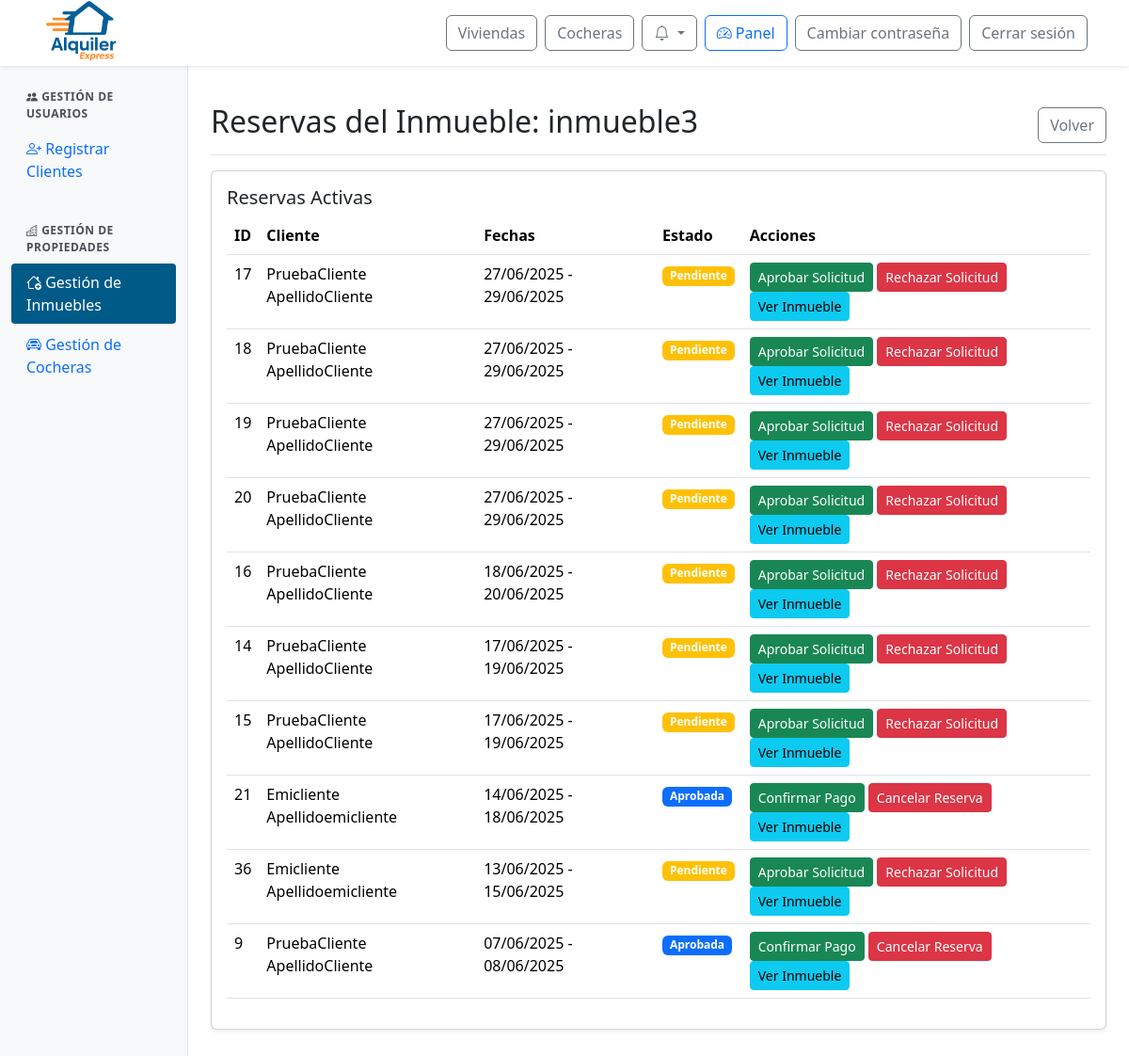
Before: /panel/inmuebles/reservas/3/ (signed in) with the older database file.
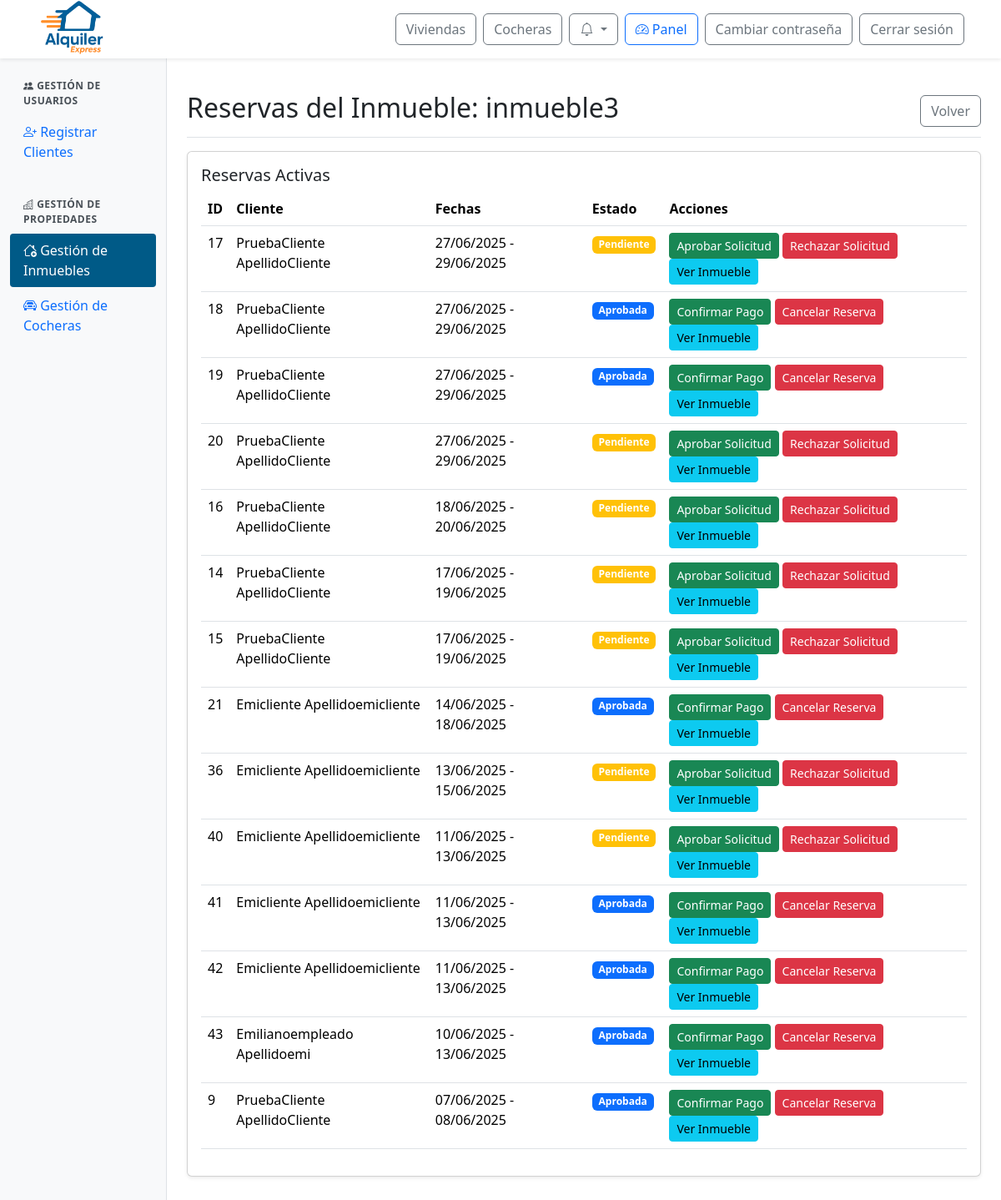
After: the same page with the newer database file.
### web/models.py (models this page shows, shortened)
class Inmueble(models.Model):
    id_inmueble = models.AutoField(primary_key=True)
    nombre = models.CharField(max_length=100)
    ubicacion = models.TextField()
    provincia = models.ForeignKey(Provincia, on_delete=models.SET_NULL, null=True)
    ciudad = models.ForeignKey(Ciudad, on_delete=models.SET_NULL, null=True)
    descripcion = models.TextField()
    cantidad_banios = models.IntegerField()
    cantidad_ambientes = models.IntegerField()
    cantidad_camas = models.IntegerField()
    cantidad_huespedes = models.IntegerField()
    precio_por_dia = models.DecimalField(max_digits=10, decimal_places=2)
    politica_cancelacion = models.TextField()
    fecha_publicacion = models.DateField()
    cochera = models.ForeignKey(Cochera, null=True, blank=True, on_delete=models.SET_NULL)
    estado = models.ForeignKey(Estado, on_delete=models.SET_NULL, null=True)
    empleado = models.ForeignKey(Perfil, null=True, blank=True, on_delete=models.SET_NULL)
    minimo_dias_alquiler = models.PositiveIntegerField(default=1, verbose_name="Mínimo de días de alquiler")

class Reserva(models.Model):
    id_reserva = models.AutoField(primary_key=True)
    fecha_inicio = models.DateField()
    fecha_fin = models.DateField()
    precio_total = models.DecimalField(max_digits=10, decimal_places=2)
    estado = models.ForeignKey(Estado, on_delete=models.SET_NULL, null=True)  # Aquí está el estado FK
    inmueble = models.ForeignKey(Inmueble, null=True, blank=True, on_delete=models.SET_NULL)
    cochera = models.ForeignKey(Cochera, null=True, blank=True, on_delete=models.SET_NULL)
    descripcion = models.TextField()

class ClienteInmueble(models.Model):
    id_cliente_inmueble = models.AutoField(primary_key=True)
    cliente = models.ForeignKey(Perfil, on_delete=models.CASCADE)  # FK a Perfil, no Usuario
    inmueble = models.ForeignKey(Inmueble, null=True, blank=True, on_delete=models.SET_NULL)
    cochera = models.ForeignKey(Cochera, null=True, blank=True, on_delete=models.SET_NULL)
    reserva = models.ForeignKey(Reserva, on_delete=models.CASCADE)

class Perfil(models.Model):
    id_perfil = models.AutoField(primary_key=True)
    usuario = models.OneToOneField(User, on_delete=models.CASCADE)
    dni = models.CharField(max_length=20)

class Estado(models.Model):
    id_estado = models.AutoField(primary_key=True)
    nombre = models.CharField(max_length=100)

### web/views.py (the view)
# urls.py: path('panel/inmuebles/reservas/<int:id_inmueble>/', views.admin_inmuebles_reservas, name='admin_inmuebles_reservas'),
@login_required
@user_passes_test(is_admin_or_empleado)
def admin_inmuebles_reservas(request, id_inmueble):
    inmueble = get_object_or_404(Inmueble, id_inmueble=id_inmueble)
    reservas = Reserva.objects.filter(inmueble=inmueble).order_by('-fecha_inicio')
    return render(request, 'admin/admin_inmuebles_reservas.html', {'inmueble': inmueble, 'reservas': reservas})

### web/context_processors.py (called while the page is built)
def notifications(request):
    if request.user.is_authenticated:
        try:
            return {
                'notificaciones': request.user.perfil.notificacion_set.order_by('-fecha_creacion')[:10],
                'notificaciones_no_leidas': request.user.perfil.notificacion_set.filter(leido=False).count()
            }
        except Exception:
            return {}
    return {}

### web/templatetags/user_groups.py (called while the page is built)
@register.filter(name='has_group')
def has_group(user, group_name):
    if not user.is_authenticated:
        return False
    return user.groups.filter(name=group_name).exists()

### web/views.py (called while the page is built)
def is_admin_or_empleado(user):
    return user.is_authenticated and (user.is_staff or user.groups.filter(name="empleado").exists())

### web/templates/admin/admin_inmuebles_reservas.html (shortened to what this page needs)
{% extends 'admin/admin_base.html' %}
{% load static %}
{% block admin_content %}
<div class="d-flex justify-content-between flex-wrap flex-md-nowrap align-items-center pt-3 pb-2 mb-3 border-bottom">
  <h1 class="h2">Reservas del Inmueble: {{ inmueble.nombre }}</h1>
  <a href="{% url 'admin_inmuebles' %}" class="btn btn-outline-secondary">Volver</a>
</div>
<div class="card shadow-sm mb-4">
  <div class="card-body">
    <h5 class="card-title">Reservas Activas</h5>
    <div class="table-responsive">
      <table class="table table-hover">
        <thead>
          <tr>
            <th>ID</th>
            <th>Cliente</th>
            <th>Fechas</th>
            <th>Estado</th>
            <th>Acciones</th>
          </tr>
        </thead>
        <tbody>
          {% for reserva in reservas %}
          <tr>
            <td>{{ reserva.id_reserva }}</td>
            <td>
              {% with relacion=reserva.clienteinmueble_set.first %}
                {% if relacion and relacion.cliente %}
                  {{ relacion.cliente.usuario.get_full_name|default:relacion.cliente.usuario.username }}
                {% else %}
                  Cliente no disponible
                {% endif %}
              {% endwith %}
            </td>
            <td>{{ reserva.fecha_inicio|date:"d/m/Y" }} - {{ reserva.fecha_fin|date:"d/m/Y" }}</td>
            <td>
              <span class="badge
                {% if reserva.estado.nombre == 'Confirmada' %}bg-success
                {% elif reserva.estado.nombre == 'Cancelada' %}bg-danger
                {% elif reserva.estado.nombre == 'Rechazada' %}bg-secondary
                {% elif reserva.estado.nombre == 'Pagada' %}bg-info
                {% elif reserva.estado.nombre == 'Aprobada' %}bg-primary
                {% elif reserva.estado.nombre == 'Pendiente' %}bg-warning
                {% elif reserva.estado.nombre == 'Finalizada' %}bg-dark
                {% else %}bg-warning{% endif %}">
                {{ reserva.estado.nombre }}
              </span>
            </td>
            <td>
              {% if reserva.estado.nombre == 'Pendiente' %}
                <button class="btn btn-sm btn-success" onclick="cambiarEstado('{{ reserva.id_reserva }}', 'Aprobada')">Aprobar Solicitud</button>
                <button class="btn btn-sm btn-danger" onclick="cambiarEstado('{{ reserva.id_reserva }}', 'Rechazada')">Rechazar Solicitud</button>
              {% elif reserva.estado.nombre == 'Aprobada' %}
                <button class="btn btn-sm btn-success" onclick="cambiarEstado('{{ reserva.id_reserva }}', 'Pagada')">Confirmar Pago</button>
                <button class="btn btn-sm btn-danger" onclick="cambiarEstado('{{ reserva.id_reserva }}', 'Cancelada')">Cancelar Reserva</button>
              {% elif reserva.estado.nombre == 'Pagada' %}
                <button class="btn btn-sm btn-success" onclick="cambiarEstado('{{ reserva.id_reserva }}', 'Confirmada')">Confirmar Totalmente</button>
                <button class="btn btn-sm btn-danger" onclick="cambiarEstado('{{ reserva.id_reserva }}', 'Cancelada')">Cancelar Alquiler</button>
              {% elif reserva.estado.nombre == 'Confirmada' %}
                <button class="btn btn-sm btn-success" onclick="cambiarEstado('{{ reserva.id_reserva }}', 'Finalizada')">Terminar Alquiler</button>
                <button class="btn btn-sm btn-danger" onclick="cambiarEstado('{{ reserva.id_reserva }}', 'Cancelada')">Cancelar Alquiler</button>
              {% endif %}
              <a href="{% url 'detalle_inmueble' inmueble.id_inmueble %}" class="btn btn-sm btn-info">Ver Inmueble</a>
            </td>
          </tr>
          {% empty %}
          <tr>
            <td colspan="5" class="text-center">No hay reservas activas</td>
          </tr>
          {% endfor %}
        </tbody>
      </table>
    </div>
  </div>
</div>
{% endblock %}

### web/templates/admin/admin_base.html (shortened to what this page needs)
{% extends 'base.html' %}
{% load static %}
{% load user_groups %}
{% block extra_css %}
<link href="https://cdn.jsdelivr.net/npm/bootstrap-icons/font/bootstrap-icons.css" rel="stylesheet">
<link rel="stylesheet" href="{% static 'css/admin.css' %}">
{% endblock %}
{% block content %}
<div class="container-fluid" style="margin-top: 70px;">
  <div class="row">
    <nav class="col-md-3 col-lg-2 d-md-block sidebar">
      <div class="position-sticky pt-3">
        {% if user.is_staff or user|has_group:"empleado" %}
        <div class="sidebar-section">
          <div class="sidebar-section-title">
            <i class="bi bi-people-fill"></i> Gestión de Usuarios
          </div>
          <ul class="nav flex-column">
            <li class="nav-item">
              <a class="nav-link {% if request.resolver_match.url_name == 'admin_alta_cliente' %}active{% endif %}"
                  href="{% url 'admin_alta_cliente' %}">
                <i class="bi bi-person-plus"></i> Registrar Clientes
              </a>
            </li>
          </ul>
        </div>
        {% endif %}
        {% if user.is_staff or user|has_group:"empleado" %}
        <div class="sidebar-section">
          <div class="sidebar-section-title">
            <i class="bi bi-buildings"></i> Gestión de Propiedades
          </div>
          <ul class="nav flex-column">
            <li class="nav-item">
              <a class="nav-link {% if request.resolver_match.url_name == 'admin_inmuebles' or request.resolver_match.url_name == 'admin_inmuebles_alta' or 'admin_inmuebles_' in request.resolver_match.url_name %}active{% endif %}"
                href="{% url 'admin_inmuebles' %}">
                <i class="bi bi-house-add"></i> Gestión de Inmuebles
              </a>
            </li>
            <li class="nav-item">
              <a class="nav-link {% if request.resolver_match.url_name == 'admin_cocheras' or request.resolver_match.url_name == 'admin_cocheras_alta' or 'admin_cocheras_' in request.resolver_match.url_name %}active{% endif %}"
                href="{% url 'admin_cocheras' %}">
                <i class="bi bi-car-front"></i> Gestión de Cocheras
              </a>
            </li>
          </ul>
        </div>
        {% endif %}
      </div>
    </nav>
    <main id="contenido-principal" class="col-md-9 ms-sm-auto col-lg-10 px-md-4 py-4">
      {% block admin_content %}{% endblock %}
    </main>
  </div>
</div>
{% endblock %}

### web/templates/base.html (shortened to what this page needs)
{% load static %}
{% load user_groups %}
<!DOCTYPE html>
<html lang="es">
<head>
  <link href="https://cdn.jsdelivr.net/npm/bootstrap@5.3.3/dist/css/bootstrap.min.css" rel="stylesheet">
  <link href="https://cdn.jsdelivr.net/npm/bootstrap-icons@1.10.5/font/bootstrap-icons.css" rel="stylesheet">
  <link rel="stylesheet" href="https://cdn.jsdelivr.net/npm/sweetalert2@11/dist/sweetalert2.min.css">
  <link rel="stylesheet" href="{% static 'css/global.css' %}">
  <link rel="stylesheet" href="{% static 'css/notification.css' %}">
  {% block extra_css %}{% endblock %}
</head>
<body>
  {% include "partials/_navbar.html" %}
  {% block content %}{% endblock %}
</body>
</html>

### web/templates/partials/_navbar.html (shortened to what this page needs)
{% load static %}
{% load user_groups %}
<nav class="navbar navbar-expand-lg navbar-light bg-white fixed-top shadow-sm px-4">
  <div class="navbar__container container-fluid d-flex align-items-center justify-content-between">
    <div class="d-flex align-items-center me-3">
      <a href="{% url 'index' %}">
        <img src="{% static 'img/logo-alquiler-express-3.png' %}" alt="Logo Alquiler Express" class="navbar__icon">
      </a>
    </div>
    <div class="navbar__buttons d-flex align-items-center ms-3">
      <a href="{% url 'buscar_inmuebles' %}" class="btn btn-outline-secondary me-2">Viviendas</a>
      <a href="{% url 'buscar_cocheras' %}" class="btn btn-outline-secondary me-2">Cocheras</a>
      {% if user.is_authenticated %}
        <div class="dropdown me-2">
          <button class="btn btn-outline-secondary position-relative dropdown-toggle"
                  type="button"
                  id="notificacionesDropdown"
                  data-bs-toggle="dropdown"
                  aria-expanded="false">
            <i class="bi bi-bell"></i>
          </button>
        </div>
        {% if user.is_staff or user|has_group:"empleado" %}
          <a href="{% url 'admin_panel' %}" class="btn btn-outline-primary me-2">
            <i class="bi bi-speedometer2"></i> Panel
          </a>
        {% endif %}
        {% if not user.is_superuser %}
          <a href="{% url 'cambiar_contrasena' %}" class="btn btn-outline-secondary me-2">Cambiar contraseña</a>
        {% endif %}
        <form action="{% url 'logout' %}" method="post" class="d-inline">
          <button type="submit" class="btn btn-outline-secondary me-2">Cerrar sesión</button>
        </form>
      {% else %}
        <a href="{% url 'login' %}" class="btn btn-outline-secondary me-2">Iniciar sesión</a>
        <a href="{% url 'register' %}" class="btn btn-primary">Registrarse</a>
      {% endif %}
    </div>
  </div>
</nav>

### web/static/css/global.css (style rules this page uses)
:root { --color-azul-alquiler: #005A87; --color-naranja-alquiler: #F26A1B; --color-azul-hover: #004466; --color-naranja-hover: #d85b17; }
.navbar { height: 70px; }
.navbar__container { height: 70px; }
.navbar__icon { height: 72px; }

### web/static/css/admin.css (style rules this page uses)
:root { --color-azul-alquiler: #005A87; --color-naranja-alquiler: #F26A1B; --color-azul-hover: #004466; --color-naranja-hover: #d85b17; }
.sidebar-section { margin-bottom: 1.5rem; }
.sidebar-section-title { padding: 0.5rem 1rem; font-weight: 600; color: #495057; text-transform: uppercase; font-size: 0.75rem; letter-spacing: 0.5px; }
.nav-link { padding: 0.5rem 1rem; border-radius: 4px; margin-bottom: 2px; }
.nav-link.active { background-color: #005A87; color: white !important; }
.sidebar { background-color: #f8f9fa; border-right: 1px solid #dee2e6; }

Changed rows visible on the page:
changed Reserva id 18: estado.nombre "Pendiente" → "Aprobada"; estado_id "Aprobar Solicitud Rechazar Solicitud" → "Confirmar Pago Cancelar Reserva"
changed Reserva id 19: estado.nombre "Pendiente" → "Aprobada"; estado_id "Aprobar Solicitud Rechazar Solicitud" → "Confirmar Pago Cancelar Reserva"
added Reserva: id_reserva "40", clienteinmueble_set.first.cliente.usuario.get_full_name "Emicliente Apellidoemicliente", fecha_inicio "11/06/2025", fecha_fin "13/06/2025", estado.nombre "Pendiente"
added Reserva: id_reserva "41", clienteinmueble_set.first.cliente.usuario.get_full_name "Emicliente Apellidoemicliente", fecha_inicio "11/06/2025", fecha_fin "13/06/2025", estado.nombre "Aprobada"
added Reserva: id_reserva "42", clienteinmueble_set.first.cliente.usuario.get_full_name "Emicliente Apellidoemicliente", fecha_inicio "11/06/2025", fecha_fin "13/06/2025", estado.nombre "Aprobada"
added Reserva: id_reserva "43", clienteinmueble_set.first.cliente.usuario.get_full_name "Emilianoempleado Apellidoemi", fecha_inicio "10/06/2025", fecha_fin "13/06/2025", estado.nombre "Aprobada"
